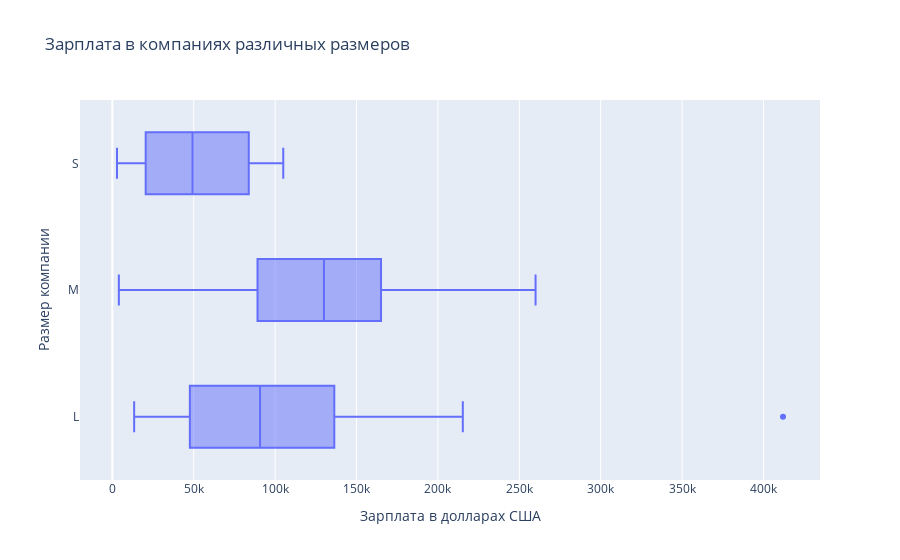

Notebook code for this chart:
### Markdown cell above
### Cоотношение зарплат специалистов Data Scientist в компаниях различных размеров
Анализ проводится для роли *Data Scientist*

### Code cell
fig_3 = px.box(data_ds, x='salary_in_usd', y='company_size', title='Зарплата в компаниях различных размеров',
               labels = {'salary_in_usd': 'Зарплата в долларах США', 'company_size': 'Размер компании'},
               category_orders={'company_size':['S', 'M', 'L']})
fig_3.show()

### Figure 1 — Plotly figure (JSON) as saved in the notebook; plotly's stock layout.template omitted (floating-point values rounded to 4 significant figures; data arrays with more than 128 entries replaced by an {"elided": "..."} marker saying what was removed)
{"data": [{"alignmentgroup": "True", "hovertemplate": "Зарплата в долларах США=%{x}<br>Размер компании=%{y}<extra></extra>", "legendgroup": "", "marker": {"color": "#636efa"}, "name": "", "notched": false, "offsetgroup": "", "orientation": "h", "showlegend": false, "type": "box", "x": {"elided": "143 int values"}, "x0": " ", "xaxis": "x", "y": {"elided": "143 str values"}, "y0": " ", "yaxis": "y"}], "layout": {"boxmode": "group", "legend": {"tracegroupgap": 0}, "title": {"text": "Зарплата в компаниях различных размеров"}, "xaxis": {"anchor": "y", "domain": [0, 1], "title": {"text": "Зарплата в долларах США"}}, "yaxis": {"anchor": "x", "categoryarray": ["L", "M", "S"], "categoryorder": "array", "domain": [0, 1], "title": {"text": "Размер компании"}}}}
